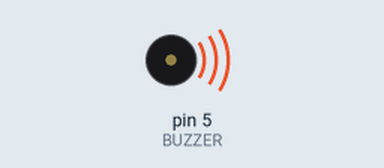
The sketch below on a simulated Arduino Uno, built with avr-gcc and run on an emulated ATmega328P. Shown: buzzer (waves = sounding).

Above: at 0.1 s.
Timing chart, 0 to 1.6 s (numbered marks = the images above):
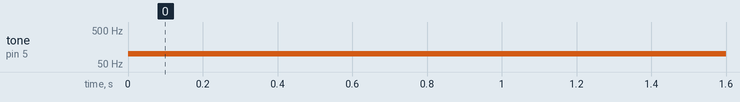

The sketch:

Arduino_Piezo_Read.ino
```cpp
//////////////////////////////////////////////////////////////////////////////////////////
/*
   Pair with Processing piezo sketch, to control piezo with Processing interface.

   For more info on piezos, see:
   https://projecthub.arduino.cc/SURYATEJA/use-a-buzzer-module-piezo-speaker-using-arduino-uno-cf4191
   and
   https://learn.sparkfun.com/tutorials/sik-experiment-guide-for-arduino---v32/experiment-11-using-a-piezo-buzzer
   For tone(): https://www.arduino.cc/reference/en/language/functions/advanced-io/tone/
*/
//////////////////////////////////////////////////////////////////////////////////////////

const int BUZZER = 5; //buzzer to arduino pin 5
int val = 0; //tracks incoming value from Serial port
int frequency=0; //tracks value to send to piezo

void setup() {
  pinMode(BUZZER, OUTPUT);
  Serial.begin (9600); //start serial communication at 9600 baud
}

void loop() {
  if (Serial.available()) { // If data is available to read
    val = Serial.read(); // read it and store it in val
    delay (10);
  }
    frequency = map (val, 0, 255, 100, 1500);
    tone (BUZZER, frequency, 10);  // send frequency at 10 millis duration
    delay (1);
}
```

Measured:
- by itself, tone on pin 5 (BUZZER): silent → 100 Hz at 0.00 s
